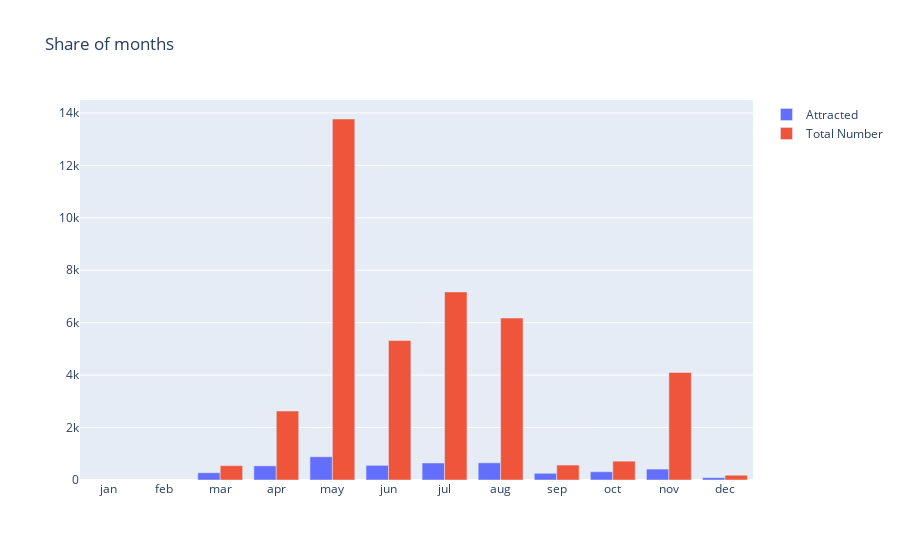

Notebook code cell kept with this figure:
### Code cell
trace0 = go.Bar(x=month_df.index, y=month_df["Attracted"], name="Attracted")
trace1 = go.Bar(x=month_df.index, y=month_df["Total Number"], name="Total Number")

data = [trace0, trace1]
layout = {"title": "Share of months"}

fig = go.Figure(data=data, layout=layout)

iplot(fig, show_link=False)

### Figure 1 — Plotly figure (JSON) as saved in the notebook; plotly's stock layout.template omitted (floating-point values rounded to 4 significant figures)
{"data": [{"name": "Attracted", "type": "bar", "x": ["jan", "feb", "mar", "apr", "may", "jun", "jul", "aug", "sep", "oct", "nov", "dec"], "y": [null, null, 276, 539, 886, 559, 649, 655, 256, 315, 416, 89]}, {"name": "Total Number", "type": "bar", "x": ["jan", "feb", "mar", "apr", "may", "jun", "jul", "aug", "sep", "oct", "nov", "dec"], "y": [null, null, 546, 2632, 13769, 5318, 7174, 6178, 570, 718, 4101, 182]}], "layout": {"autosize": true, "title": {"text": "Share of months"}, "xaxis": {"autorange": true, "range": [-0.5, 11.5], "type": "category"}, "yaxis": {"autorange": true, "range": [0, 14490.0], "type": "linear"}}}
